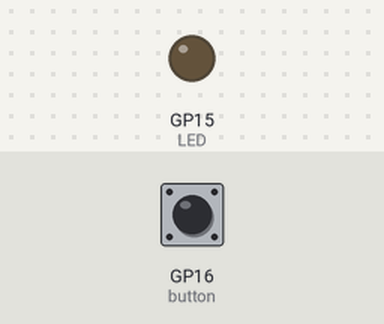
A program run on a simulated Raspberry Pi Pico running MicroPython. Parts: output pins drawn as LEDs (lit = HIGH). Inputs (shaded band) come from the test bench; at power-on: GP16 (button) HIGH.

Above: at 1.2 s.
1.3 s: GP16 (button) pulled LOW for 0.15 s
At 1.9 s:
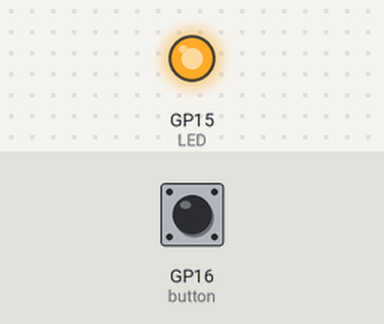
2.9 s: GP16 (button) pulled LOW for 1 s
At 3.3 s:
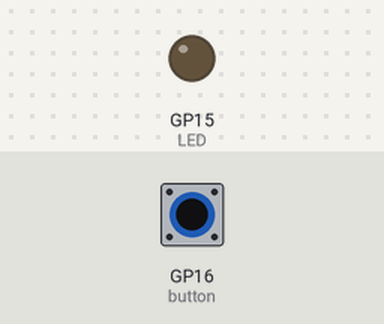
5.4 s: GP16 (button) pulled LOW for 3.2 s
At 6.3 s:
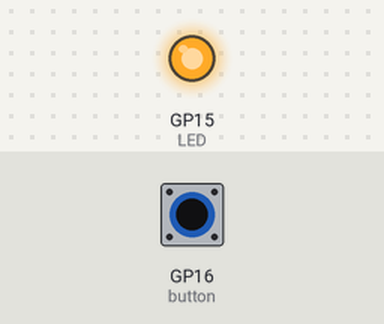
Timing chart, 0 to 8.4 s (numbered marks = the images above; inputs shaded):
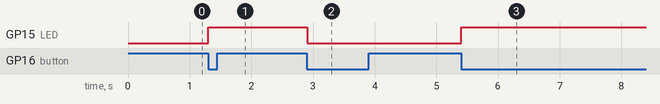

The program:

button_control_LED.py
```python
'''
 * Keyestudio 42 in 1 Starter Kit for Raspberry Pi Pico
 * lesson 44
 * button control LED
 * http://www.keyestudio.com
'''
from machine import Pin
import time

button = Pin(16, Pin.IN)
LED = Pin(15, Pin.OUT)
touch = False

def toggle_handle(pin):
    global touch
    touch = not touch

button.irq(trigger = Pin.IRQ_FALLING, handler = toggle_handle)

while True:
    LED.value(touch)
    time.sleep(0.01)
```

Measured:
- after the input at 1.3 s, GP15 (LED): LOW → HIGH at once
- after the input at 2.9 s, GP15 (LED): HIGH → LOW at once
- after the input at 5.4 s, GP15 (LED): LOW → HIGH at once
